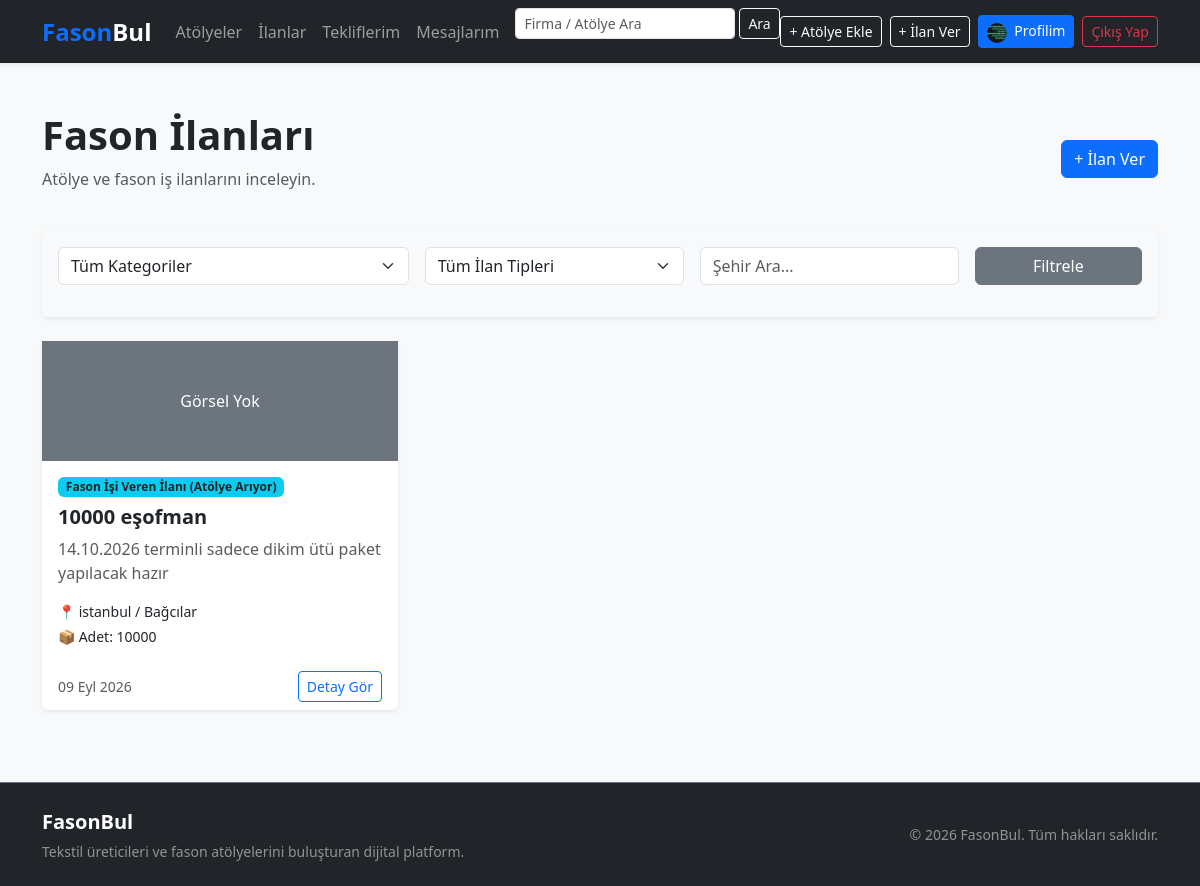
The app's page /ilanlar/ (signed in), older data.
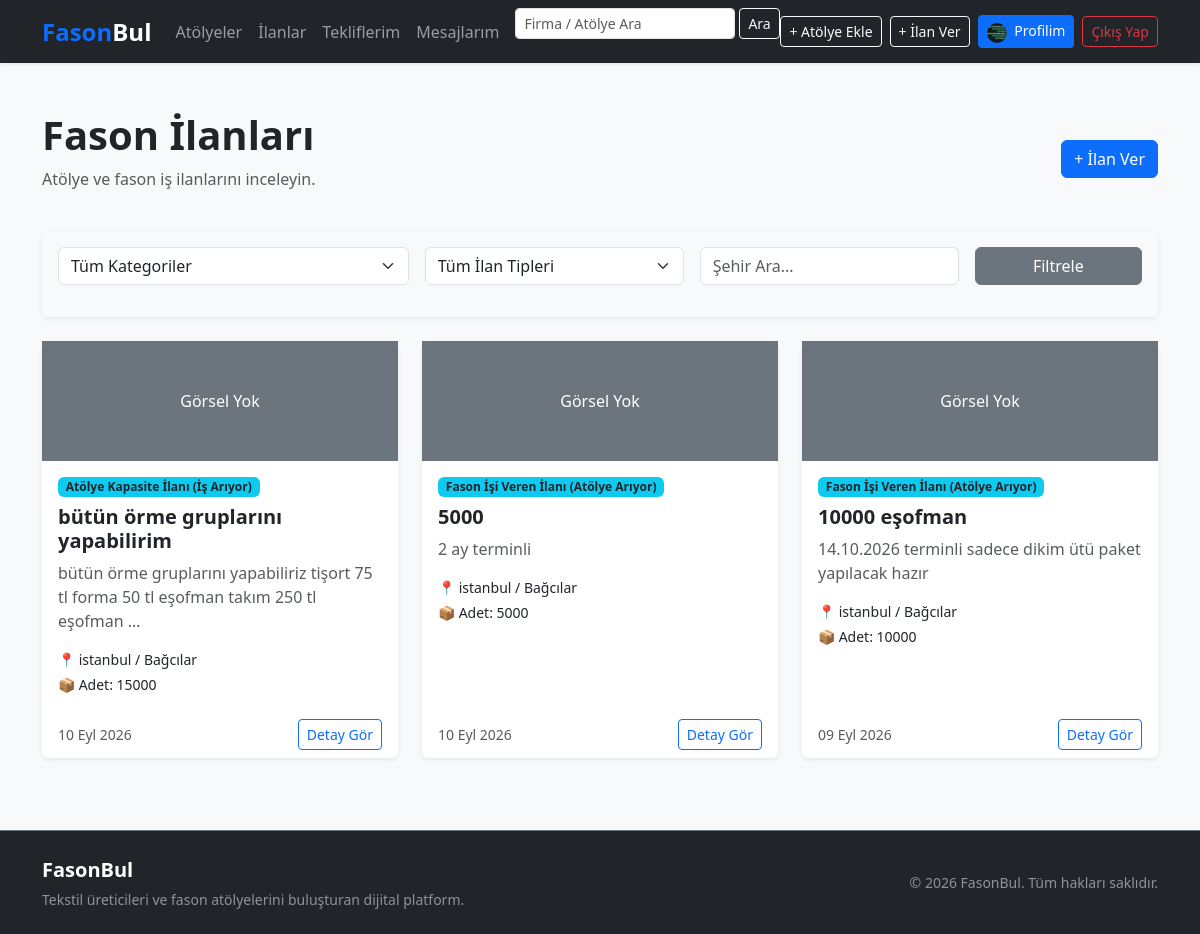
The same page, newer data.
### apps/fason_advert/models.py (models this page shows, shortened)
class Advert(models.Model):
    objects = None
    ADVERT_TYPES = (
        ('capacity', 'Atölye Kapasite İlanı (İş Arıyor)'),
        ('job', 'Fason İşi Veren İlanı (Atölye Arıyor)'),
    )
    owner = models.ForeignKey(User, on_delete=models.CASCADE, related_name="adverts", verbose_name="İlan Sahibi")
    category = models.ForeignKey(AdvertCategory, on_delete=models.CASCADE, related_name="adverts", verbose_name="Kategori")
    title = models.CharField(max_length=200, verbose_name="İlan Başlığı")
    slug = models.SlugField(unique=True, blank=True, verbose_name="Slug")
    advert_type = models.CharField(max_length=20, choices=ADVERT_TYPES, default='job', verbose_name="İlan Tipi")
    description = models.TextField(verbose_name="Açıklama")
    city = models.CharField(max_length=50, verbose_name="Şehir")
    district = models.CharField(max_length=50, verbose_name="İlçe")
    quantity = models.PositiveIntegerField(blank=True, null=True, verbose_name="Adet / Kapasite")
    price = models.DecimalField(max_length=10, decimal_places=2, max_digits=10, blank=True, null=True, verbose_name="Birim Fiyat (TL)")
    image = models.ImageField(upload_to="adverts/", blank=True, null=True, verbose_name="Görsel")
    is_active = models.BooleanField(default=True, verbose_name="Aktif mi?")
    created_at = models.DateTimeField(auto_now_add=True, verbose_name="Oluşturulma Tarihi")
    updated_at = models.DateTimeField(auto_now=True, verbose_name="Güncellenme Tarihi")
    class Meta:
        ordering = ['-created_at']
        verbose_name = "Fason İlanı"
        verbose_name_plural = "Fason İlanları"

### apps/fason_advert/views.py (the view)
# urls.py: path('', views.advert_list, name='list'),
def advert_list(request):
    categories = AdvertCategory.objects.all()
    adverts = Advert.objects.filter(is_active=True)
    category_slug = request.GET.get('category')
    advert_type = request.GET.get('type')
    city = request.GET.get('city')
    if category_slug:
        adverts = adverts.filter(category__slug=category_slug)
    if advert_type:
        adverts = adverts.filter(advert_type=advert_type)
    if city:
        adverts = adverts.filter(city__icontains=city)
    context = {
        'categories': categories,
        'adverts': adverts,
    }
    return render(request, 'fason_advert/list.html', context)

### templates/fason_advert/list.html (shortened to what this page needs)
{% extends 'base.html' %}
{% block content %}
<div class="container my-5">
    <div class="d-flex justify-content-between align-items-center mb-4">
        <div>
            <h1 class="fw-bold">Fason İlanları</h1>
            <p class="text-muted">Atölye ve fason iş ilanlarını inceleyin.</p>
        </div>
        <a href="{% url 'fason_advert:create' %}" class="btn btn-primary">+ İlan Ver</a>
    </div>
    <div class="card border-0 shadow-sm p-3 mb-4 bg-light">
        <form method="get" class="row g-3">
            <div class="col-md-4">
                <select name="category" class="form-select">
                    <option value="">Tüm Kategoriler</option>
                </select>
            </div>
            <div class="col-md-3">
                <select name="type" class="form-select">
                    <option value="">Tüm İlan Tipleri</option>
                </select>
            </div>
            <div class="col-md-3">
                <input type="text" name="city" class="form-control" placeholder="Şehir Ara..." value="{{ request.GET.city }}">
            </div>
            <div class="col-md-2">
                <button type="submit" class="btn btn-secondary w-100">Filtrele</button>
            </div>
        </form>
    </div>
    <div class="row">
        {% for advert in adverts %}
        <div class="col-md-4 mb-4">
            <div class="card h-100 border-0 shadow-sm">
                {% if advert.image %}
                <img src="{{ advert.image.url }}" class="card-img-top" alt="{{ advert.title }}" style="height: 180px; object-fit: cover;">
                {% else %}
                <div class="bg-secondary text-white text-center py-5">Görsel Yok</div>
                {% endif %}
                <div class="card-body">
                    <span class="badge bg-info text-dark mb-2">{{ advert.get_advert_type_display }}</span>
                    <h5 class="card-title fw-bold">{{ advert.title }}</h5>
                    <p class="card-text text-muted">{{ advert.description|truncatewords:15 }}</p>
                    <p class="mb-1"><small>📍 {{ advert.city }} / {{ advert.district }}</small></p>
                    {% if advert.quantity %}
                    <p class="mb-0"><small>📦 Adet: {{ advert.quantity }}</small></p>
                    {% endif %}
                </div>
                <div class="card-footer bg-transparent border-0 d-flex justify-content-between align-items-center">
                    <small class="text-muted">{{ advert.created_at|date:"d M Y" }}</small>
                    <a href="{% url 'fason_advert:detail' advert.slug %}" class="btn btn-outline-primary btn-sm">Detay Gör</a>
                </div>
            </div>
        </div>
        {% empty %}
        <div class="col-12">
            <div class="alert alert-warning text-center">Arama kriterlerinize uygun ilan bulunamadı.</div>
        </div>
        {% endfor %}
    </div>
</div>
{% endblock %}

Row changes from the older to the newer data that the page shows:
added Advert: image "Görsel Yok", advert_type "Atölye Kapasite İlanı (İş Arıyor)", title "bütün örme gruplarını yapabilirim", description "bütün örme gruplarını yapabiliriz tişort 75 tl forma 50 tl eşofman takım 250 tl eşofman …", city "istanbul", district "Bağcılar", quantity "15000", created_at "10 Eyl 2026"
added Advert: image "Görsel Yok", advert_type "Fason İşi Veren İlanı (Atölye Arıyor)", title "5000", description "2 ay terminli", city "istanbul", district "Bağcılar", quantity "5000", created_at "10 Eyl 2026"
